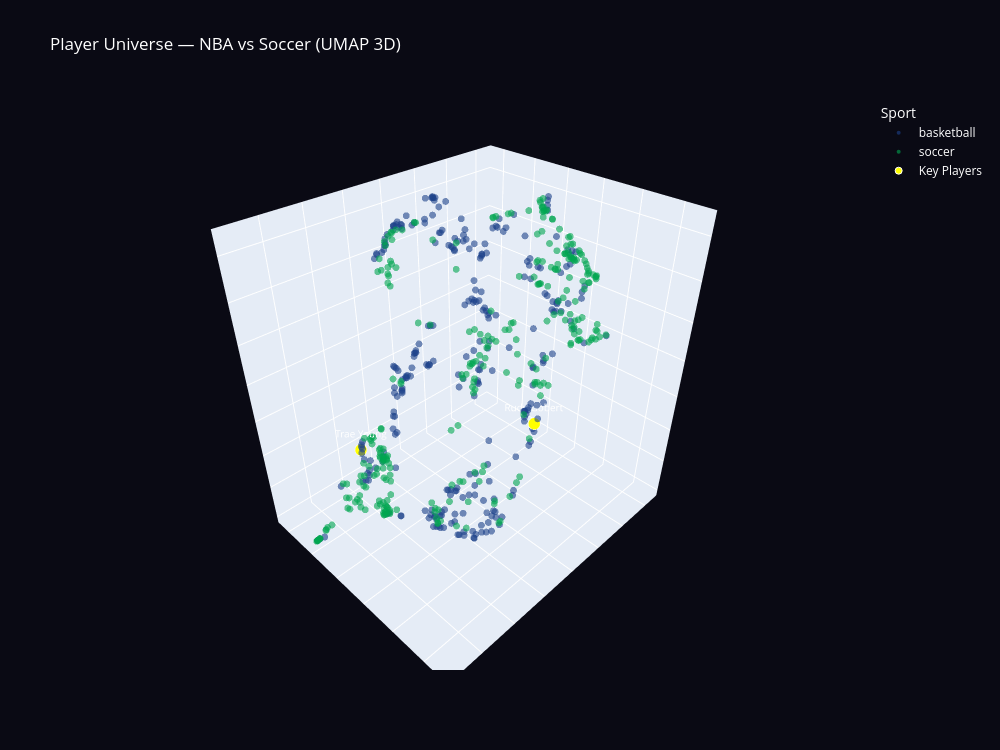

The notebook cell this image was saved under:
### Code cell
# Fit a 3D UMAP embedding of the combined pool and plot it interactively with Plotly.
import umap

# ---- Fit 3D UMAP ----
reducer_3d = umap.UMAP(
    n_components=3,
    n_neighbors=10,
    min_dist=0.05,
    metric='cosine',
    random_state=42
)

embedding_3d = reducer_3d.fit_transform(vectors_z[ATTRS].values)

# ---- Build dataframe with coordinates and metadata ----
umap_df = pd.DataFrame({
    'player': vectors_z.index,
    'sport': sport_of.values,
    'x': embedding_3d[:, 0],
    'y': embedding_3d[:, 1],
    'z': embedding_3d[:, 2],
})

# Add position info
nba_pos_map = dict(zip(df['Player'], df['Pos']))
soccer_pos_map = dict(zip(soccer_df['Player'], soccer_df['Pos'].str.split(',').str[0]))
pos_map = {**nba_pos_map, **soccer_pos_map}
umap_df['position'] = umap_df['player'].map(pos_map)

# Add dominant attribute
for attr in ATTRS:
    umap_df[attr] = vectors_z[ATTRS][attr].values
umap_df['dominant_attr'] = vectors_z[ATTRS].idxmax(axis=1)

# ---- Key players to label ----
label_players = [
    "Rudy Gobert", "Trae Young"
]
label_df = umap_df[umap_df['player'].isin(label_players)]

# ---- Base scatter ----
fig = px.scatter_3d(
    umap_df,
    x='x', y='y', z='z',
    color='sport',
    hover_name='player',
    hover_data={
        'x': False, 'y': False, 'z': False,
        'position': True,
        'dominant_attr': True,
        **{attr: ':.2f' for attr in ATTRS}
    },
    color_discrete_map={'basketball': '#1d428a', 'soccer': '#00a650'},
    opacity=0.6,
    title='Player Universe — NBA vs Soccer (UMAP 3D)'
)

fig.update_traces(marker=dict(size=4, line=dict(width=0)))

# ---- Add labeled key players ----
fig.add_trace(
    go.Scatter3d(
        x=label_df['x'],
        y=label_df['y'],
        z=label_df['z'],
        mode='markers+text',
        text=label_df['player'],
        textposition='top center',
        textfont=dict(size=10, color='white'),
        marker=dict(
            size=7,
            color='yellow',
            line=dict(width=1, color='white')
        ),
        name='Key Players',
        showlegend=True
    )
)

# ---- Layout ----
fig.update_layout(
    width=1000,
    height=750,
    legend=dict(title='Sport'),
    scene=dict(
        xaxis_title='',
        yaxis_title='',
        zaxis_title='',
        xaxis=dict(showticklabels=False, showgrid=True, zeroline=False),
        yaxis=dict(showticklabels=False, showgrid=True, zeroline=False),
        zaxis=dict(showticklabels=False, showgrid=True, zeroline=False),
        bgcolor='rgb(10, 10, 20)',
    ),
    paper_bgcolor='rgb(10, 10, 20)',
    font=dict(color='white'),
)

fig.show()

### Figure 1 — Plotly figure (JSON) as saved in the notebook; plotly's stock layout.template omitted (floating-point values rounded to 4 significant figures; data arrays with more than 128 entries replaced by an {"elided": "..."} marker saying what was removed)
{"data": [{"customdata": {"elided": "290x9 mixed values"}, "hovertemplate": "<b>%{hovertext}</b><br><br>sport=basketball<br>position=%{customdata[0]}<br>dominant_attr=%{customdata[1]}<br>scoring=%{customdata[2]:.2f}<br>playmaking=%{customdata[3]:.2f}<br>defensive_impact=%{customdata[4]:.2f}<br>efficiency=%{customdata[5]:.2f}<br>versatility=%{customdata[6]:.2f}<br>physical_dominance=%{customdata[7]:.2f}<br>durability=%{customdata[8]:.2f}<extra></extra>", "hovertext": {"elided": "290 str values"}, "legendgroup": "basketball", "marker": {"color": "#1d428a", "line": {"width": 0}, "opacity": 0.6, "size": 4, "symbol": "circle"}, "mode": "markers", "name": "basketball", "scene": "scene", "showlegend": true, "type": "scatter3d", "x": {"elided": "290 float values"}, "y": {"elided": "290 float values"}, "z": {"elided": "290 float values"}}, {"customdata": {"elided": "295x9 mixed values"}, "hovertemplate": "<b>%{hovertext}</b><br><br>sport=soccer<br>position=%{customdata[0]}<br>dominant_attr=%{customdata[1]}<br>scoring=%{customdata[2]:.2f}<br>playmaking=%{customdata[3]:.2f}<br>defensive_impact=%{customdata[4]:.2f}<br>efficiency=%{customdata[5]:.2f}<br>versatility=%{customdata[6]:.2f}<br>physical_dominance=%{customdata[7]:.2f}<br>durability=%{customdata[8]:.2f}<extra></extra>", "hovertext": {"elided": "295 str values"}, "legendgroup": "soccer", "marker": {"color": "#00a650", "line": {"width": 0}, "opacity": 0.6, "size": 4, "symbol": "circle"}, "mode": "markers", "name": "soccer", "scene": "scene", "showlegend": true, "type": "scatter3d", "x": {"elided": "295 float values"}, "y": {"elided": "295 float values"}, "z": {"elided": "295 float values"}}, {"marker": {"color": "yellow", "line": {"color": "white", "width": 1}, "size": 7}, "mode": "markers+text", "name": "Key Players", "showlegend": true, "text": ["Rudy Gobert", "Trae Young"], "textfont": {"color": "white", "size": 10}, "textposition": "top center", "type": "scatter3d", "x": [7.326, 8.495], "y": [9.337, 5.352], "z": [1.715, -0.6226]}], "layout": {"font": {"color": "white"}, "height": 750, "legend": {"title": {"text": "Sport"}, "tracegroupgap": 0}, "paper_bgcolor": "rgb(10, 10, 20)", "scene": {"bgcolor": "rgb(10, 10, 20)", "domain": {"x": [0, 1], "y": [0, 1]}, "xaxis": {"showgrid": true, "showticklabels": false, "title": {"text": ""}, "zeroline": false}, "yaxis": {"showgrid": true, "showticklabels": false, "title": {"text": ""}, "zeroline": false}, "zaxis": {"showgrid": true, "showticklabels": false, "title": {"text": ""}, "zeroline": false}}, "title": {"text": "Player Universe — NBA vs Soccer (UMAP 3D)"}, "width": 1000}}
